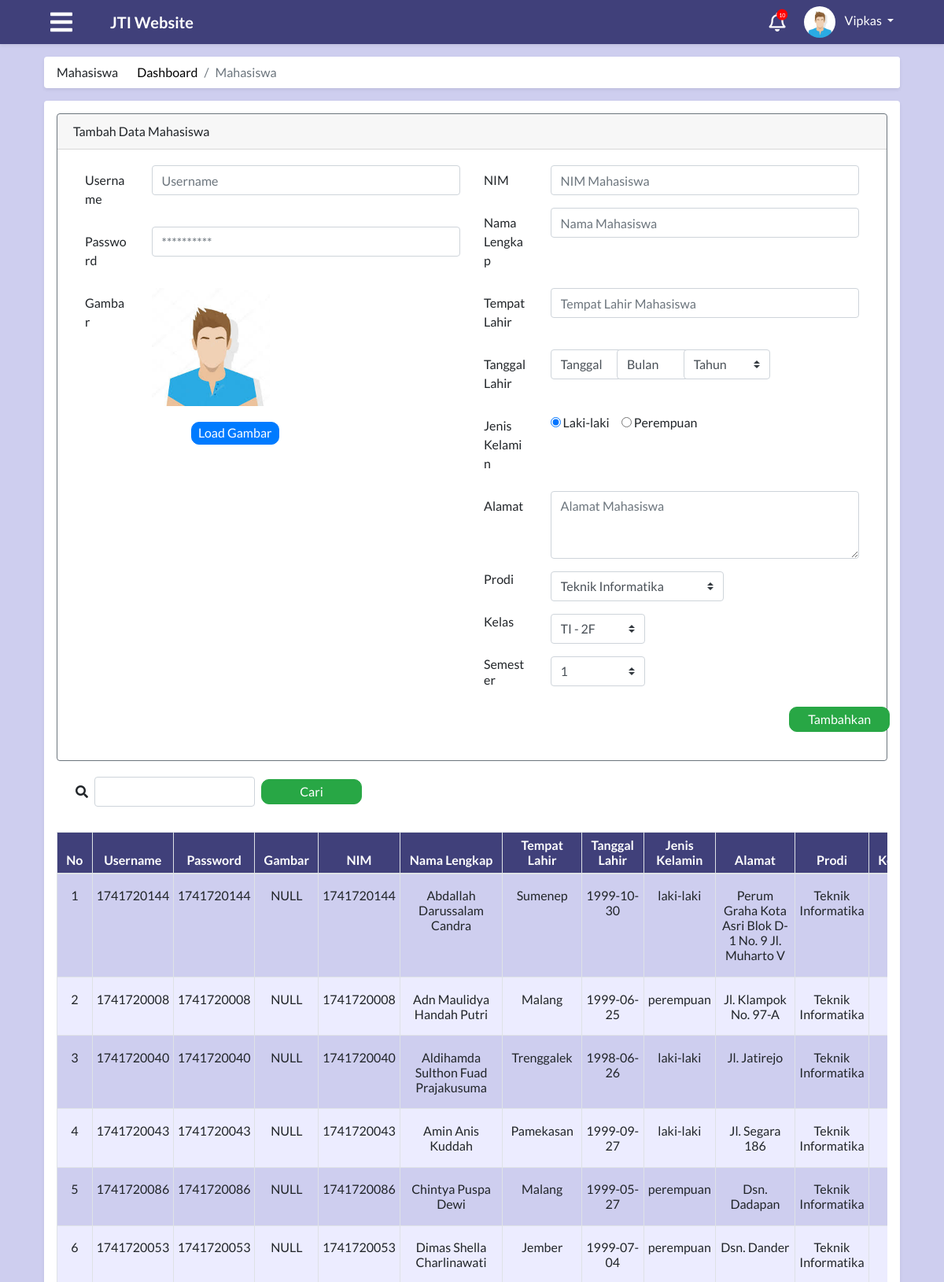
The page /module/index.php?module=dataMahasiswa (signed in, upper part) on the database its author committed.
### tables this page shows
CREATE TABLE `tabel_admin` (
  `id_admin` int(30) NOT NULL,
  `nama` varchar(50) NOT NULL,
  `nip` int(20) NOT NULL,
  `alamat` text,
  `tempat_lahir` varchar(50) DEFAULT NULL,
  `tangal_lahir` date DEFAULT NULL,
  `id_user` int(11) NOT NULL,
  `waktu_edit` datetime NOT NULL
);

CREATE TABLE `tabel_mahasiswa` (
  `id_mahasiswa` int(30) NOT NULL,
  `id_prodi` int(30) NOT NULL,
  `id_kelas` int(30) NOT NULL,
  `id_semester` int(11) NOT NULL,
  `nim` varchar(50) NOT NULL,
  `nama` varchar(100) NOT NULL,
  `alamat` varchar(250) DEFAULT NULL,
  `jenis_kelamin` enum('laki-laki','perempuan') NOT NULL,
  `tempat_lahir` varchar(50) DEFAULT NULL,
  `tanggal_lahir` date DEFAULT NULL,
  `foto` text,
  `waktu_edit` datetime DEFAULT NULL,
  `id_user` int(11) NOT NULL
);

CREATE TABLE `tabel_user` (
  `id_user` int(10) NOT NULL,
  `username` varchar(30) NOT NULL,
  `password` varchar(40) NOT NULL,
  `level` enum('mahasiswa','dosen','admin') NOT NULL
);

CREATE TABLE `tabel_prodi` (
  `id_prodi` int(30) NOT NULL,
  `nama` varchar(50) NOT NULL,
  `kode` varchar(30) NOT NULL
);

### module/admin/mahasiswa/dataMahasiswa.php (the view, shortened to what the rows shown need)
<!DOCTYPE html>
<html>
<head>
    <?php
        include "../process/proses_adminMahasiswa.php";
    ?>
</head>
<body onload="setup2(); setup3()">
    <main role="main" class="container-fluid">
        <div id="dataMahasiswa" class="row">
            <div class="col-md-12 p-0" style="font-size:20px;">
                <div class="m-2 p-3 bg-white rounded shadow-sm">
                    <div class="media-body pb-3 mb-0 small lh-125">
                        <div class="isi">
                            <br>
                            <div class="scrolltable">
                                <table class="table table-striped table-bordered text-center mt-3">
                                    <thead>
                                        <tr>
                                            <th>No</th>
                                            <th>Username</th>
                                            <th>Password</th>
                                            <th>Gambar</th>
                                            <th>NIM</th>
                                            <th>Nama Lengkap</th>
                                            <th>Tempat Lahir</th>
                                            <th>Tanggal Lahir</th>
                                            <th>Jenis Kelamin</th>
                                            <th>Alamat</th>
                                            <th>Prodi</th>
                                            <th>Kelas</th>
                                        </tr>
                                    </thead>
                                    <tbody>
                                        <?php
                                            $query = "SELECT
                                            tabel_user.username,
                                            tabel_user.password,
                                            tabel_user.id_user,
                                            tabel_mahasiswa.id_mahasiswa,
                                            tabel_mahasiswa.nim,
                                            tabel_mahasiswa.nama as nama_mahasiswa,
                                            tabel_mahasiswa.alamat,
                                            tabel_mahasiswa.jenis_kelamin,
                                            tabel_mahasiswa.tempat_lahir,
                                            tabel_mahasiswa.tanggal_lahir,
                                            tabel_mahasiswa.foto,
                                            tabel_prodi.nama as nama_prodi,
                                            tabel_kelas.kode_kelas
                                            FROM tabel_user INNER JOIN
                                            tabel_mahasiswa ON
                                            tabel_user.username = tabel_mahasiswa.nim
                                            INNER JOIN tabel_prodi ON
                                            tabel_mahasiswa.id_prodi = tabel_prodi.id_prodi
                                            INNER JOIN tabel_kelas ON
                                            tabel_mahasiswa.id_kelas = tabel_kelas.id_kelas
                                            ";
                                            $result = mysqli_query($con, $query);
                                                $index = 1;
                                                while($row = mysqli_fetch_assoc($result)){
                                                ?>
                                                    <tr>
                                                        <td><?php echo $index; ?></td>
                                                        <td><?php echo $row["username"]; ?></td>
                                                        <td><?php echo $row["password"]; ?></td>
                                                        <td><?php echo $row["foto"]; ?></td>
                                                        <td><?php echo $row["nim"]; ?></td>
                                                        <td><?php echo $row["nama_mahasiswa"]; ?></td>
                                                        <td><?php echo $row["tempat_lahir"]; ?></td>
                                                        <td><?php echo $row["tanggal_lahir"]; ?></td>
                                                        <td><?php echo $row["jenis_kelamin"]; ?></td>
                                                        <td><?php echo $row["alamat"]; ?></td>
                                                        <td><?php echo $row["nama_prodi"];?></td>
                                                        <td><?php echo $row["kode_kelas"];?></td>
                                                    </tr>
                                                    <?php $index++;
                                                }
                                                ?>
                                    </tbody>
                                </table>
                            </div>
                        </div>
                    </div>
                </div>
            </div>
        </div>
    </main>
</body>
</html>

### module/index.php (shortened to what the rows shown need)
<?php
include "../config/connection.php";
$level = $_SESSION['level'];
$idUser = $_SESSION['id'];
?>
<?php
switch ($level) {
  case 'admin':
    $queryUser = "SELECT a.*, b.* FROM tabel_user a, tabel_admin b WHERE a.id_user=$idUser and a.id_user=b.id_user";
    $resultUser = mysqli_query($con, $queryUser);
    $rowUser = mysqli_fetch_assoc($resultUser);
    $namaUser = $rowUser["nama"];
    break;
}
?>
<!DOCTYPE html>
<html>
<head>
  <?php
  include "../config/styles.php";
  ?>
</head>
<body>
    <nav class="app-navbar navbar navbar-expand-md navbar-dark bg-blue shadow-sm sticky-top mb-2">
      <div class="collapse navbar-collapse" id="navbarCollapse">
        <div class="dropdown mr-5">
          <img class="dropdown-toggle nav-profile-photo ml-4 " src="../attachment/img/avatar.jpeg" data-toggle="dropdown" aria-haspopup="true" aria-expanded="false">
          <a href="#" class="dropdown-toggle ml-2 profile-link" id="dropdownMenuButton" data-toggle="dropdown" aria-haspopup="true" aria-expanded="false"><?php echo ($namaUser); ?>&nbsp;<b class="caret"></b></a>
        </div>
      </div>
    </nav>
    <div class="container-fluid px-5">
      <?php
      $module = $_GET["module"];
      if ($level == "mahasiswa") {
        switch ($module) {
          case "home":
            include "mahasiswa/home.php";
            break;
          case "kompenAbsen":
            include "mahasiswa/kompenAbsen.php";
            break;
          case "coba":
            include "mahasiswa/coba.php";
            break;
          case "krs":
            include "mahasiswa/krs.php";
            break;
          case "jadwal":
            include "mahasiswa/jadwal.php";
            break;
          case "nilai":
            include "mahasiswa/nilai.php";
            break;
          case "nilaiError":
            include "mahasiswa/nilaiError.php";
            break;
          case "kelasKosong":
            include "mahasiswa/kelasKosong.php";
            break;
          case "notifikasi":
            include "notifikasi.php";
            break;
          default:
            include "404.php";
        }
      } else if ($level == "admin") {
        switch ($module) {
          case "dataMahasiswa":
            include "admin/mahasiswa/dataMahasiswa.php";
            break;
        }
      }
        ?>
    </div>
</body>
</html>

### rows shown on the page
tabel_admin: nama "Vipkas"
tabel_mahasiswa: id_user.username "1741720144", id_user.password "1741720144", foto "NULL", nim "1741720144", nama "Abdallah Darussalam Candra", tempat_lahir "Sumenep", tanggal_lahir "1999-10-30", jenis_kelamin "laki-laki", alamat "Perum Graha Kota Asri Blok D-1 No. 9 Jl. Muharto V", id_prodi.nama "Teknik Informatika"
tabel_mahasiswa: id_user.username "1741720008", id_user.password "1741720008", foto "NULL", nim "1741720008", nama "Adn Maulidya Handah Putri", tempat_lahir "Malang", tanggal_lahir "1999-06-25", jenis_kelamin "perempuan", alamat "Jl. Klampok No. 97-A", id_prodi.nama "Teknik Informatika"
tabel_mahasiswa: id_user.username "1741720040", id_user.password "1741720040", foto "NULL", nim "1741720040", nama "Aldihamda Sulthon Fuad Prajakusuma", tempat_lahir "Trenggalek", tanggal_lahir "1998-06-26", jenis_kelamin "laki-laki", alamat "Jl. Jatirejo", id_prodi.nama "Teknik Informatika"
tabel_mahasiswa: id_user.username "1741720043", id_user.password "1741720043", foto "NULL", nim "1741720043", nama "Amin Anis Kuddah", tempat_lahir "Pamekasan", tanggal_lahir "1999-09-27", jenis_kelamin "laki-laki", alamat "Jl. Segara 186", id_prodi.nama "Teknik Informatika"
tabel_mahasiswa: id_user.username "1741720086", id_user.password "1741720086", foto "NULL", nim "1741720086", nama "Chintya Puspa Dewi", tempat_lahir "Malang", tanggal_lahir "1999-05-27", jenis_kelamin "perempuan", alamat "Dsn. Dadapan", id_prodi.nama "Teknik Informatika"
tabel_mahasiswa: id_user.username "1741720053", id_user.password "1741720053", foto "NULL", nim "1741720053", nama "Dimas Shella Charlinawati", tempat_lahir "Jember", tanggal_lahir "1999-07-04", jenis_kelamin "perempuan", alamat "Dsn. Dander", id_prodi.nama "Teknik Informatika"

### other values the page prints
form field prodiMahasiswa "Teknik Informatika"
form field kelasMahasiswa "TI - 2F"
form field semesterMahasiswa "1"
